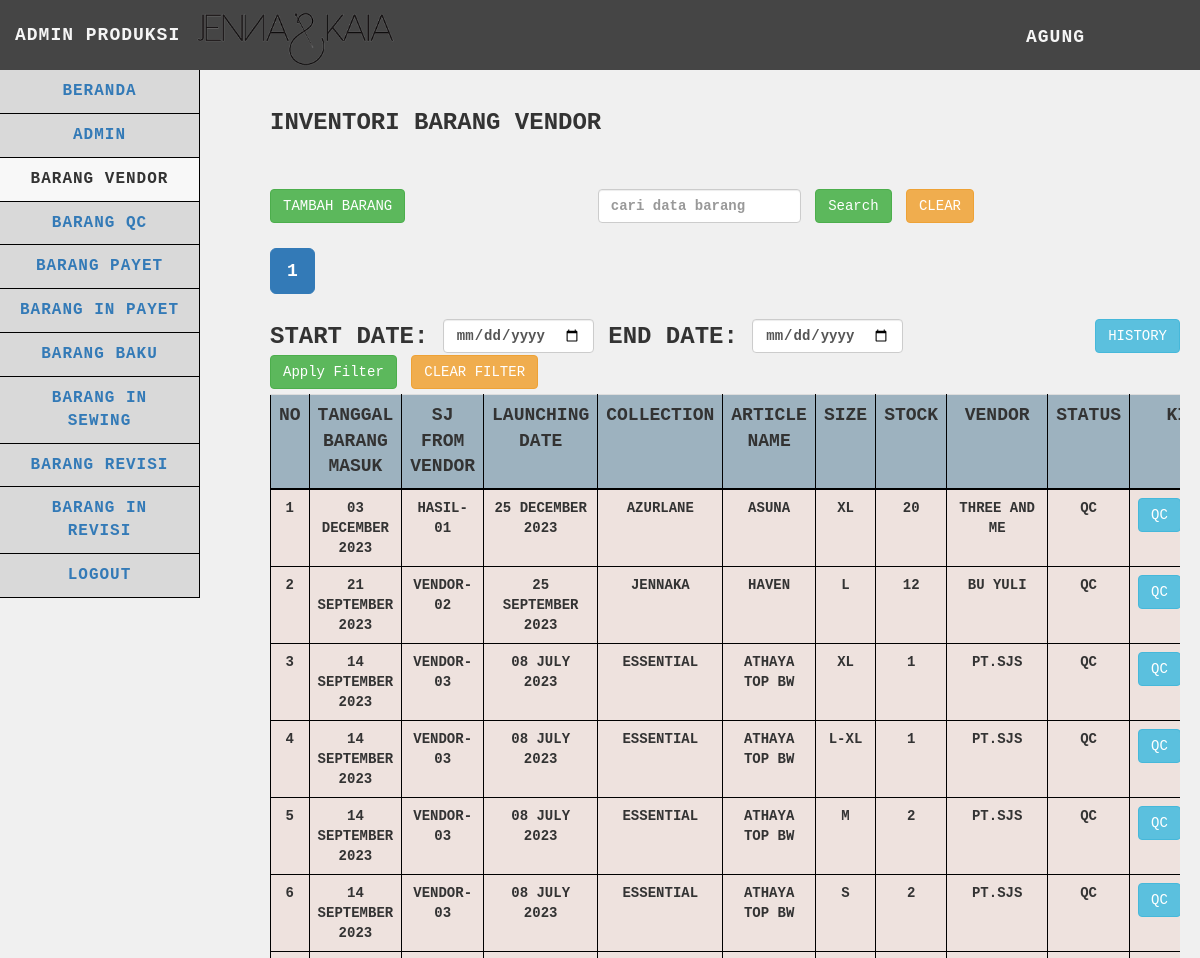
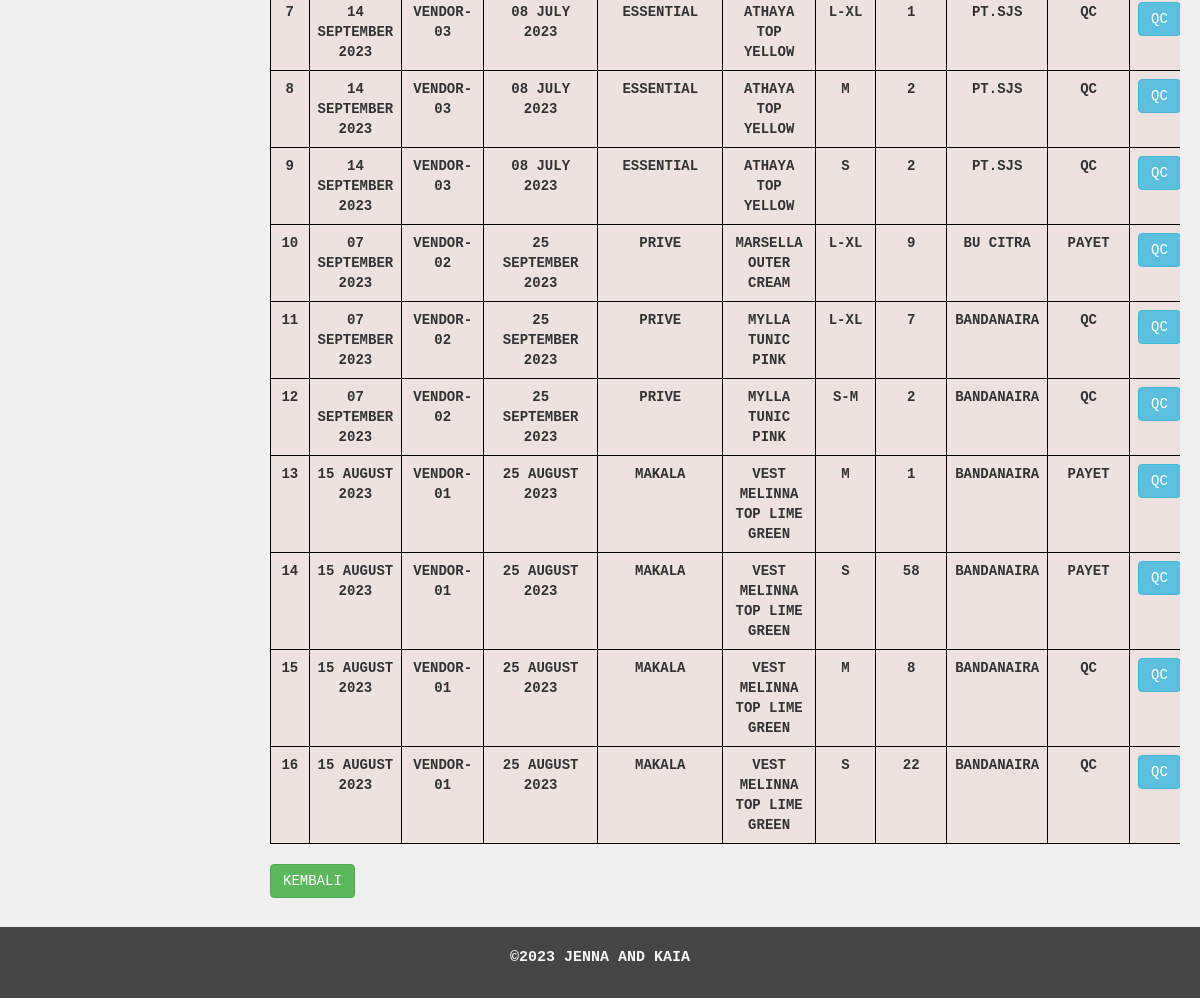
/produksi/barangvendor/barangvendor.php (signed in), run on the app's committed database (2 pictures, top to bottom).
### tables this page shows
CREATE TABLE `barangvendor` (
  `idbarang_vendor` int(25) NOT NULL,
  `tgl_brg_masuk` date NOT NULL,
  `sj_from_vendor` varchar(255) NOT NULL,
  `launching_date` date NOT NULL,
  `collection` varchar(255) NOT NULL,
  `article_name` varchar(255) NOT NULL,
  `size` varchar(15) NOT NULL,
  `stock` int(255) NOT NULL,
  `vendor` varchar(255) NOT NULL,
  `status` varchar(255) NOT NULL,
  `idbarang_insewing` int(11) NOT NULL
);

### produksi/barangvendor/functions.php (called while the page is built, shortened)
<?php
$db = mysqli_connect("localhost", "root", "", "gudangjenna");
function query($query)
{
    global $db;
    $result = mysqli_query($db, $query);
    $rows = [];
    while ($row = mysqli_fetch_assoc($result)) {
        $rows[] = $row;
    }
    return $rows;
}
function getNama($username)
{
    global $db;
    $query = "SELECT nama FROM admin WHERE username = '$username' AND role = 'produksi'";
    $result = mysqli_query($db, $query);
    if ($result && mysqli_num_rows($result) > 0) {
        $user = mysqli_fetch_assoc($result);
        return $user['nama'];
    } else {
        return "Nama Tidak Ditemukan";
    }
}
function formatDate($dateString)
{
    $timestamp = strtotime($dateString);
    return date('d F Y', $timestamp);
}

### produksi/barangvendor/barangvendor.php (the view, shortened to what this page needs)
<?php
$barangvendor = query("SELECT * FROM barangvendor");
$limit = 20;
$page = isset($_GET['page']) ? $_GET['page'] : 1;
$start = ($page - 1) * $limit;
$start_date = isset($_GET['start_date']) ? $_GET['start_date'] : '';
$end_date = isset($_GET['end_date']) ? $_GET['end_date'] : '';
$date_filter = '';
$search = isset($_GET['search']) ? $_GET['search'] : '';
$search_filter = '';
$query = "SELECT * FROM barangvendor $date_filter $search_filter ORDER BY idbarang_vendor DESC LIMIT $start, $limit";
$barangvendor = query($query);
$totalRecordsSearchDateFilter = count(query("SELECT * FROM barangvendor $date_filter $search_filter"));
$totalPagesSearchDateFilter = ceil($totalRecordsSearchDateFilter / $limit);
?>
<!DOCTYPE html>
<html>
<head>
    <link href="../../vendor/css/bootstrap/bootstrap.min.css" rel="stylesheet">
    <link href="../../vendor/css/bootstrap/bootstrap.css" rel="stylesheet">
    <link href="../../vendor/font-awesome/css/font-awesome.min.css" rel="stylesheet" type="text/css">
    <link href="../../css/tabel.css" rel="stylesheet">
</head>
<body>
    <nav class="navbar navbar-default navbar-static-top" role="navigation" style="margin-bottom: 0">
        <div class="navbar-header">
            <img src="../../images/Jenna-Kaia.png" alt="Logo Perusahaan" class="navbar-logo">
            <a class="navbar-brand">ADMIN PRODUKSI</a>
        </div>
        <ul class="nav navbar-top-links navbar-right">
            <li class="dropdown">
                <a class="dropdown-toggle" data-toggle="dropdown" href="../logout.php"><?php echo getNama($_SESSION['usernamepr']); ?></i>
                </a>
            </li>
        </ul>
        <div class="navbar-default sidebar" role="navigation" style="font-size: medium;">
            <div class="sidebar-nav navbar-collapse">
                <ul class="nav" id="side-menu">
                    <li>
                        <a href="../beranda.php">
                            BERANDA
                        </a>
                    </li>
                    <li>
                        <a href="../admin/admin.php">
                            ADMIN
                        </a>
                    </li>
                    <li class="active">
                        <a href="barangvendor.php">
                            BARANG VENDOR
                        </a>
                    </li>
                    <li>
                        <a href="../barangqc/barangqc.php">
                            BARANG QC
                        </a>
                    </li>
                    <li>
                        <a href="../barangpayet/barangpayet.php">
                            BARANG PAYET
                        </a>
                    </li>
                    <li>
                        <a href="../baranginpayet/baranginpayet.php">
                            BARANG IN PAYET
                        </a>
                    </li>
                    <li>
                        <a href="../barangbaku/barangbaku.php">
                            BARANG BAKU
                        </a>
                    </li>
                    <li>
                        <a href="../baranginsewing/baranginsewing.php">
                            BARANG IN SEWING
                        </a>
                    </li>
                    <li>
                        <a href="../barangrevisi/barangrevisi.php">
                            BARANG REVISI
                        </a>
                    </li>
                    <li>
                        <a href="../baranginrevisi/baranginrevisi.php">
                            BARANG IN REVISI
                        </a>
                    </li>
                    <li>
                        <a href="../logout.php" onclick="return confirm('yakin ingin logout?')">
                            Logout
                        </a>
                    </li>
                </ul>
            </div>
        </div>
    </nav>
    <div class="content">
        <div class="container-fluid">
            <h1 class="page-header">Inventori Barang Vendor
                <br><br><br>
                <div class="row">
                    <div class="col-md-4">
                        <div class="text-left">
                            <a href="#" class="btn btn-success" data-toggle="modal" data-target="#tambahBarangModal">Tambah
                                Barang</a>
                        </div>
                    </div>
                    <div class="col-md-6">
                        <form action="" method="GET" class="form-inline">
                            <input type="text" class="form-control mx-2" id="search" name="search" value="<?php echo $_GET['search'] ?? ''; ?>" placeholder="cari data barang">
                            <button type="submit" class="btn btn-success">Search</button>
                            <a href="barangvendor.php" class="btn btn-warning mx-2">Clear</a>
                        </form>
                    </div>
                </div>
                <div class="row" style="margin-top: 5px;">
                    <div class="col-md-6">
                        <div class="button-group" style="display: flex; align-items: center;">
                            <div class="pagination-container">
                                <ul class="pagination pagination-lg">
                                    <?php
                                    $startPage = max(1, $page - 1);
                                    $endPage = min($totalPagesSearchDateFilter, $startPage + 4);
                                    for ($p = $startPage; $p <= $endPage; $p++) :
                                    ?>
                                        <li class="<?php if ($p == $page) echo 'active'; ?>">
                                            <a href="?page=<?php echo $p; ?>&start_date=<?php echo $start_date; ?>&end_date=<?php echo $end_date; ?>&search=<?php echo $search; ?>">
                                                <?php echo $p; ?>
                                            </a>
                                        </li>
                                    <?php endfor; ?>
                                </ul>
                            </div>
                        </div>
                    </div>
                </div>
                <div class="row" style="margin-top: 5px; margin-bottom: 5px">
                    <div class="col-md-10">
                        <form action="" method="GET" class="form-inline">
                            <label for="start_date">Start Date:</label>
                            <input type="date" class="form-control mx-2" id="start_date" name="start_date" value="<?php echo $_GET['start_date'] ?? ''; ?>">
                            <label for="end_date">End Date:</label>
                            <input type="date" class="form-control mx-2" id="end_date" name="end_date" value="<?php echo $_GET['end_date'] ?? ''; ?>">
                            <button type="submit" class="btn btn-success">Apply Filter</button>
                            <a href="barangvendor.php" class="btn btn-warning mx-2">Clear Filter</a>
                        </form>
                    </div>
                    <div class="col-md-2 text-right">
                        <a href="barangvendor_history.php" class="btn btn-info mx-2" target="_blank">History</a>
                    </div>
                </div>
                <div class="table-responsive">
                    <table id="data-table" class="table table-hover">
                        <tr>
                            <th scope="col">No</th>
                            <th scope="col">Tanggal Barang Masuk</th>
                            <th scope="col">SJ From Vendor</th>
                            <th scope="col">Launching Date</th>
                            <th scope="col">Collection</th>
                            <th scope="col">Article Name</th>
                            <th scope="col">Size</th>
                            <th scope="col">Stock</th>
                            <th scope="col">Vendor</th>
                            <th scope="col">Status</th>
                            <th scope="col">Kirim</th>
                        </tr>
                        <?php $i = $start + 1; ?>
                        <?php foreach ($barangvendor as $row) : ?>
                            <tr class="data-row">
                                <td><?= $i; ?></td>
                                <td><?= formatDate($row["tgl_brg_masuk"]); ?></td>
                                <td><?= $row["sj_from_vendor"]; ?></td>
                                <td><?= formatDate($row["launching_date"]); ?></td>
                                <td><?= $row["collection"]; ?></td>
                                <td><?= $row["article_name"]; ?></td>
                                <td><?= $row["size"]; ?></td>
                                <td><?= $row["stock"]; ?></td>
                                <td><?= $row["vendor"]; ?></td>
                                <td><?= $row["status"]; ?></td>
                                <td>
                                    <div class="btn-group text-center" style="display: flex; justify-content: center;">
                                        <form action="kirim_qc.php" method="post" style="margin: 0;">
                                            <button type="submit" class="btn btn-info" onclick="return confirm('Apakah Anda ingin mengirim barang tersebut?');">QC</button>
                                        </form>
                                    </div>
                                </td>
                            </tr>
                            <?php $i++; ?>
                        <?php endforeach; ?>
                    </table>
                </div>
                <div>
                    <a href="../beranda.php" class="btn btn-success">Kembali</a>
                </div>
        </div>
    </div>
    <footer>
        <p>©2023 Jenna and Kaia</p>
    </footer>
</body>
</html>

### css/tabel.css (style rules this page uses)
body { font-family: "Courier New", Courier, monospace; text-transform: uppercase; margin: 0; padding: 0; background-color: #f0f0f0; display: flex; flex-direction: column; min-height: 100vh; }
p { font-size: 15px; }
h1 { text-transform: uppercase; font-weight: 500; }
.page-header { font-weight: bold; font-size: 24px; }
.navbar-logo { max-height: 60px; width: auto; margin-top: 10px; }
.navbar-default.sidebar .nav > li.active > a { background-color: #f8f8f8; color: #333; }
.navbar { background-color: #454545; font-size: large; letter-spacing: 1px; font-weight: 700; font-family: "Courier New", Courier, monospace; text-transform: uppercase; border: none; height: 70px; position: fixed; top: 0; width: 100%; z-index: 99; }
.navbar-header .navbar-brand { color: whitesmoke; margin-top: 10px; }
.dropdown { background-color: #454545; width: 100%; }
.dropdown-toggle { color: whitesmoke; margin-top: 10px; }
.navbar-top-links { margin-right: 0; }
.navbar-top-links li { display: inline-block; }
.navbar-top-links li:last-child { margin-right: 100px; }
.navbar-top-links li a { padding: 15px; min-height: 50px; }
.sidebar { background-color: #d9d9d9; text-align: center; }
.sidebar .sidebar-nav.navbar-collapse { padding-left: 0; padding-right: 0; }
.sidebar ul li { border-bottom: 1px solid black; border-right: 1px solid black; }
@media (min-width: 768px) { .sidebar { z-index: 1; position: absolute; width: 200px; margin-top: 70px; } }
@media (min-width: 768px) { .navbar-top-links { margin-left: auto; } }
.content { padding-top: 50px; padding-bottom: 50px; flex: 1; }
.container-fluid { padding: 20px; }
.table { border-collapse: collapse; width: 100%; }
.table th { background-color: #9db2bf; border: 1px solid black; text-align: center; border-bottom: 2px solid black; font-size: 18px; }
.table td { background-color: #eee2de; border: 1px solid black; text-align: center; font-size: 14px; }
@media (min-width: 768px) { .content { margin-left: 250px; } }
footer { text-transform: uppercase; padding: 20px; color: whitesmoke; background-color: #454545; text-align: center; font-weight: bold; position: fixed; bottom: 0; left: 0; width: 100%; }
footer p { text-align: center; }
.pagination-container { display: flex; justify-content: center; align-items: center; }

### data on the page
barangvendor: tgl_brg_masuk "03 DECEMBER 2023", sj_from_vendor "HASIL-01", launching_date "25 DECEMBER 2023", collection "AZURLANE", article_name "ASUNA", size "XL", stock "20", vendor "THREE AND ME", status "QC"
barangvendor: tgl_brg_masuk "21 SEPTEMBER 2023", sj_from_vendor "VENDOR-02", launching_date "25 SEPTEMBER 2023", collection "JENNAKA", article_name "HAVEN", size "L", stock "12", vendor "BU YULI", status "QC"
barangvendor: tgl_brg_masuk "14 SEPTEMBER 2023", sj_from_vendor "VENDOR-03", launching_date "08 JULY 2023", collection "ESSENTIAL", article_name "ATHAYA TOP BW", size "XL", stock "1", vendor "PT.SJS", status "QC"
barangvendor: tgl_brg_masuk "14 SEPTEMBER 2023", sj_from_vendor "VENDOR-03", launching_date "08 JULY 2023", collection "ESSENTIAL", article_name "ATHAYA TOP BW", size "L-XL", stock "1", vendor "PT.SJS", status "QC"
barangvendor: tgl_brg_masuk "14 SEPTEMBER 2023", sj_from_vendor "VENDOR-03", launching_date "08 JULY 2023", collection "ESSENTIAL", article_name "ATHAYA TOP BW", size "M", stock "2", vendor "PT.SJS", status "QC"
barangvendor: tgl_brg_masuk "14 SEPTEMBER 2023", sj_from_vendor "VENDOR-03", launching_date "08 JULY 2023", collection "ESSENTIAL", article_name "ATHAYA TOP BW", size "S", stock "2", vendor "PT.SJS", status "QC"
barangvendor: tgl_brg_masuk "14 SEPTEMBER 2023", sj_from_vendor "VENDOR-03", launching_date "08 JULY 2023", collection "ESSENTIAL", article_name "ATHAYA TOP YELLOW", size "L-XL", stock "1", vendor "PT.SJS", status "QC"
barangvendor: tgl_brg_masuk "14 SEPTEMBER 2023", sj_from_vendor "VENDOR-03", launching_date "08 JULY 2023", collection "ESSENTIAL", article_name "ATHAYA TOP YELLOW", size "M", stock "2", vendor "PT.SJS", status "QC"
barangvendor: tgl_brg_masuk "14 SEPTEMBER 2023", sj_from_vendor "VENDOR-03", launching_date "08 JULY 2023", collection "ESSENTIAL", article_name "ATHAYA TOP YELLOW", size "S", stock "2", vendor "PT.SJS", status "QC"
barangvendor: tgl_brg_masuk "07 SEPTEMBER 2023", sj_from_vendor "VENDOR-02", launching_date "25 SEPTEMBER 2023", collection "PRIVE", article_name "MARSELLA OUTER CREAM", size "L-XL", stock "9", vendor "BU CITRA", status "PAYET"
barangvendor: tgl_brg_masuk "07 SEPTEMBER 2023", sj_from_vendor "VENDOR-02", launching_date "25 SEPTEMBER 2023", collection "PRIVE", article_name "MYLLA TUNIC PINK", size "L-XL", stock "7", vendor "BANDANAIRA", status "QC"
barangvendor: tgl_brg_masuk "07 SEPTEMBER 2023", sj_from_vendor "VENDOR-02", launching_date "25 SEPTEMBER 2023", collection "PRIVE", article_name "MYLLA TUNIC PINK", size "S-M", stock "2", vendor "BANDANAIRA", status "QC"
barangvendor: tgl_brg_masuk "15 AUGUST 2023", sj_from_vendor "VENDOR-01", launching_date "25 AUGUST 2023", collection "MAKALA", article_name "VEST MELINNA TOP LIME GREEN", size "M", stock "1", vendor "BANDANAIRA", status "PAYET"
barangvendor: tgl_brg_masuk "15 AUGUST 2023", sj_from_vendor "VENDOR-01", launching_date "25 AUGUST 2023", collection "MAKALA", article_name "VEST MELINNA TOP LIME GREEN", size "S", stock "58", vendor "BANDANAIRA", status "PAYET"
barangvendor: tgl_brg_masuk "15 AUGUST 2023", sj_from_vendor "VENDOR-01", launching_date "25 AUGUST 2023", collection "MAKALA", article_name "VEST MELINNA TOP LIME GREEN", size "M", stock "8", vendor "BANDANAIRA", status "QC"
barangvendor: tgl_brg_masuk "15 AUGUST 2023", sj_from_vendor "VENDOR-01", launching_date "25 AUGUST 2023", collection "MAKALA", article_name "VEST MELINNA TOP LIME GREEN", size "S", stock "22", vendor "BANDANAIRA", status "QC"

### other printed values
getNama($_SESSION['usernamepr']) "AGUNG"
